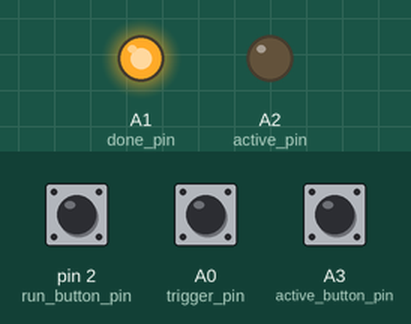
Recording of a sketch running on a simulated Arduino Uno, built with avr-gcc and run on an emulated ATmega328P. Parts: output pins drawn as LEDs (lit = HIGH). The test bench sets the inputs (shaded band); at power-on: pin 2 (run_button_pin) HIGH, A0 (trigger_pin) HIGH, A3 (active_button_pin) HIGH.

Above: at 2.2 s.
2.3 s: pin 2 (run_button_pin) pulled LOW for 0.15 s
At 3.7 s:
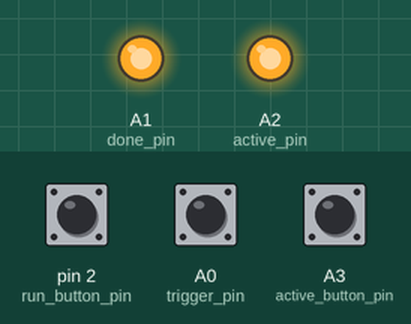
4.0 s: A0 (trigger_pin) pulled LOW for 1 s
At 4.5 s:
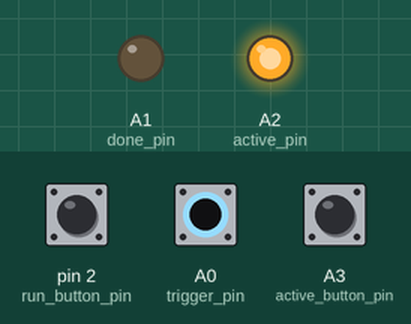
7.0 s: A0 (trigger_pin) pulled LOW for 3.2 s
At 11.0 s:
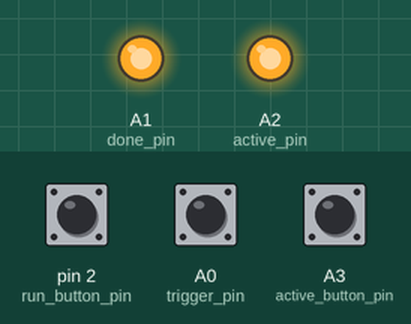
11.7 s: pin 2 (run_button_pin) pulled LOW for 1 s
At 14.0 s:
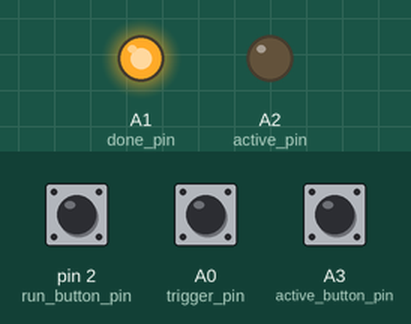
Timing chart, 0 to 15.2 s (numbered marks = the images above; inputs shaded):
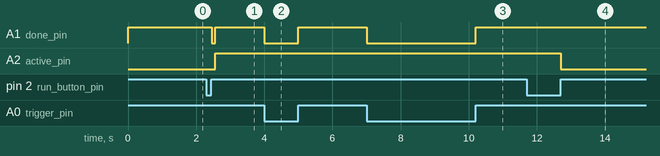

The sketch:

run.ino
```cpp
#define PULSE_LEN 100

#define trigger_pin A0
#define done_pin A1
#define active_pin A2
#define active_button_pin A3
#define run_button_pin 2

bool force_on = false;
bool active = false;
bool down_press = false;
bool active_pin_state = false;

unsigned int last_press = 0;
unsigned int last_active_press = 0;

void done() {
  digitalWrite(done_pin, LOW);
  delay(PULSE_LEN);
  digitalWrite(done_pin, HIGH);
}

void do_run_button(){
  if (!active){
    done();
  }
  active = !active;
}

void handle_run_button() {
  if ((millis() - last_press) < 20){
    return;
  }
  last_press = millis();
  // Only trigger press on rising edge to avoid multiple
  // trigger pulses if button is held down too long.
  if( digitalRead(run_button_pin)==HIGH ){
    if (down_press){
      down_press = false;
      do_run_button();
    }
    return;
  }
  down_press = true;
}

void handle_active_button(){
  if (millis() - last_active_press < 100){
    return;
  }
  last_active_press = millis();
  force_on = digitalRead(active_button_pin)==LOW;
}

void handle_trigger() {
  if (active && digitalRead(trigger_pin)==LOW){
    done();
  }
}

void update_active_pin() {
  bool state = active || force_on;
  if (active_pin_state != state){
    digitalWrite(active_pin, state);
    active_pin_state = state;
  }
}

void setup() {
  pinMode(trigger_pin, INPUT_PULLUP);
  pinMode(done_pin, OUTPUT);
  pinMode(active_pin, OUTPUT);
  pinMode(active_button_pin, INPUT_PULLUP);
  pinMode(run_button_pin, INPUT_PULLUP);
  digitalWrite(done_pin, HIGH);
  delay(1000);
}

void loop() {
  handle_active_button();
  handle_run_button();
  handle_trigger();
  update_active_pin();
}
```

Measured:
- after the input at 2.3 s, A1 (done_pin): HIGH → LOW after 0.16 s, → HIGH 0.10 s later; A2 (active_pin): LOW → HIGH after 0.26 s
- after the input at 4.0 s, A1 (done_pin): HIGH → LOW at once, → HIGH 1.0 s later
- after the input at 7.0 s, A1 (done_pin): HIGH → LOW at once, → HIGH 3.2 s later
- after the input at 11.7 s, A2 (active_pin): HIGH → LOW after 1.0 s
